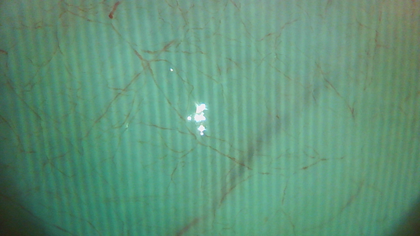
%> input picture filtering/FFTfilter_holoStripes/images/SB_20220124_005_001(2).tiff, 420 x 236 px, shrunk from 1280 x 720 before the run
$ octave --eval "result = preprocessRetina(im2double(imread('../FFTfilter_holoStripes/images/SB_20220124_005_001(2).tiff')));"   (GNU Octave 9; MATLAB toolbox functions it lacks are replaced by stand-ins)
%> lines starting %> are read from the running program, lines starting %| are printed output that depends on the picture
### filtering/Preprocessing/preprocess.m
function [img mask] = preprocess(img, mask, th)

%img = padarray(img,[21 21]);

R = img(:,:,1);
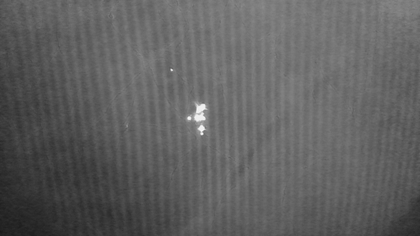
%> R: size 236x420 double; min 0.0941, max 0.969, mean 0.378
G = img(:,:,2);
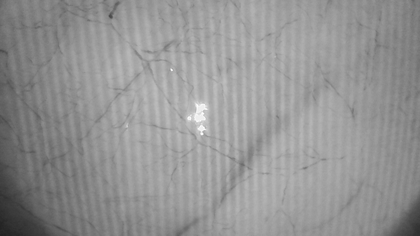
%> G: size 236x420 double; min 0.137, max 1, mean 0.579
B = img(:,:,3);
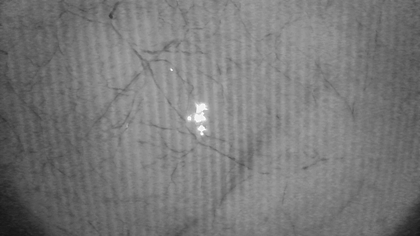
%> B: size 236x420 double; min 0.0784, max 1, mean 0.475

% if nargin == 3 & dataset == 3
    [L,a,b] = RGB2Lab(R,G,B);
    L = L./100;
    mask = 1- (L < th);
% [6 lines of commented-out code are left out]

img = G;
[ignore img] = getBigimg(G, mask);
img = adapthisteq(img);

% [13 lines left out: function getBigimg, not called in this run]

function [L,a,b,X,Y,Z] = RGB2Lab(R,G,B)
% function [L, a, b] = RGB2Lab(R, G, B)
% RGB2Lab takes matrices corresponding to Red, Green, and Blue, and
% transforms them into CIELab.  This transform is based on ITU-R
% Recommendation  BT.709 using the D65 white point reference.
% The error in transforming RGB -> Lab -> RGB is approximately
% 10^-5.  RGB values can be either between 0 and 1 or between 0 and 255.
% By Mark Ruzon from C code by Yossi Rubner, 23 September 1997.
% Updated for MATLAB 5 28 January 1998.

if (nargin == 1)
  B = double(R(:,:,3));
  G = double(R(:,:,2));
  R = double(R(:,:,1));
end

if ((max(max(R)) > 1.0) | (max(max(G)) > 1.0) | (max(max(B)) > 1.0))
  R = R/255;
  G = G/255;
  B = B/255;
end

[M, N] = size(R);
%> M = 236; N = 420
s = M*N;
%> s = 99120

% Set a threshold
T = 0.008856;

RGB = [reshape(R,1,s); reshape(G,1,s); reshape(B,1,s)];

% RGB to XYZ
MAT = [0.412453 0.357580 0.180423;
       0.212671 0.715160 0.072169;
       0.019334 0.119193 0.950227];
XYZ = MAT * RGB;

X = XYZ(1,:) / 0.950456;
Y = XYZ(2,:);
Z = XYZ(3,:) / 1.088754;

XT = X > T;
%> XT = 99120 logical values, 99120 true
YT = Y > T;
%> YT = 99120 logical values, 99120 true
ZT = Z > T;
%> ZT = 99120 logical values, 99120 true

fX = XT .* X.^(1/3) + (~XT) .* (7.787 .* X + 16/116);

% Compute L
Y3 = Y.^(1/3);
fY = YT .* Y3 + (~YT) .* (7.787 .* Y + 16/116);
L  = YT .* (116 * Y3 - 16.0) + (~YT) .* (903.3 * Y);

fZ = ZT .* Z.^(1/3) + (~ZT) .* (7.787 .* Z + 16/116);

% Compute a and b
a = 500 * (fX - fY);
b = 200 * (fY - fZ);

L = reshape(L, M, N);
a = reshape(a, M, N);
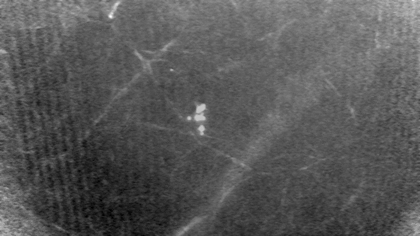
%> a: size 236x420 double; min -27.97, max 8.98, mean -15.2; drawn with min black and max white
b = reshape(b, M, N);
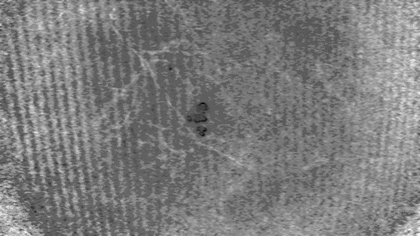
%> b: size 236x420 double; min -7.83, max 17.98, mean 4.8; drawn with min black and max white

if ((nargout == 1) | (nargout == 0))
  L = cat(3,L,a,b);
end

### filtering/Preprocessing/preprocessRetina.m
function [ result, img_mask] = preprocessRetina( img )
    %figure;
    %subplot(221);
    %imagesc(img(:,:,2)); colormap(gray); axis off; axis equal;

    [img img_mask] = preprocess(img);
%> in preprocess, `L = L./100;`:
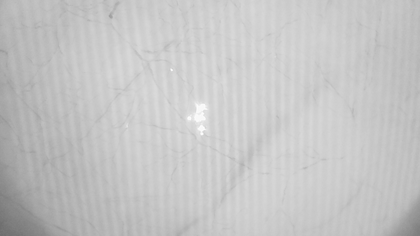
%> L: size 236x420 double; min 0.433, max 0.994, mean 0.775
%> the run ends on the next line

    % [8 lines of commented-out code are left out]

    medImg = medfilt2(img, [3 3]);

    gaussfilter = fspecial('gaussian', [9 9], 1.8);
    gaussImg = conv2(medImg, gaussfilter, 'same');

    meanfilter = fspecial('average', [69 69]);
    imgBack = customConv2(gaussImg, img_mask, meanfilter);
    %subplot(222);
    %imagesc(imgBack.*img_mask); colormap(gray); axis off; axis equal;

    imgEnhanched = img - imgBack;
    imShaded = rescaleImage(imgEnhanched, 0, 255);

    %subplot(223);
    %imagesc(imShaded); colormap(gray); axis off; axis equal;

    %homogenization
    [freq bins] = imhist(uint8(imShaded), 256);
    [mx ind] = max(freq);
    Gmax = bins(ind);

    result = imShaded + 128 - Gmax;
    result(find(result < 0)) = 0;
    result(find(result > 255)) = 255;

    %Top-hat transformation
    im_compl = imcomplement(result);
    se = strel('disk', 8, 4);
    opening = imopen(im_compl, se);
    result = im_compl - opening;

    %figure; showim(result);
    %result = medfilt2(result, [5 5]);

    [ignore result] = getBigimg(result .* img_mask, img_mask);
    %subplot(224);
    %imagesc(result); colormap(gray); axis off; axis equal;


function [bigimg smallimg] = getBigimg(img,mask)
    [sizey, sizex] = size(img);

    bigimg = zeros(sizey + 100, sizex + 100);
    bigimg(51:(50+sizey), 51:(50+sizex)) = img;

    bigmask = logical(zeros(sizey + 100, sizex + 100));
    bigmask(51:(50+sizey), (51:50+sizex)) = mask;

    % Creates artificial extension of image.
    bigimg = fakepad(bigimg, bigmask, 5, 10);
    smallimg = bigimg(51:(50+sizey), 51:(50+sizex));
